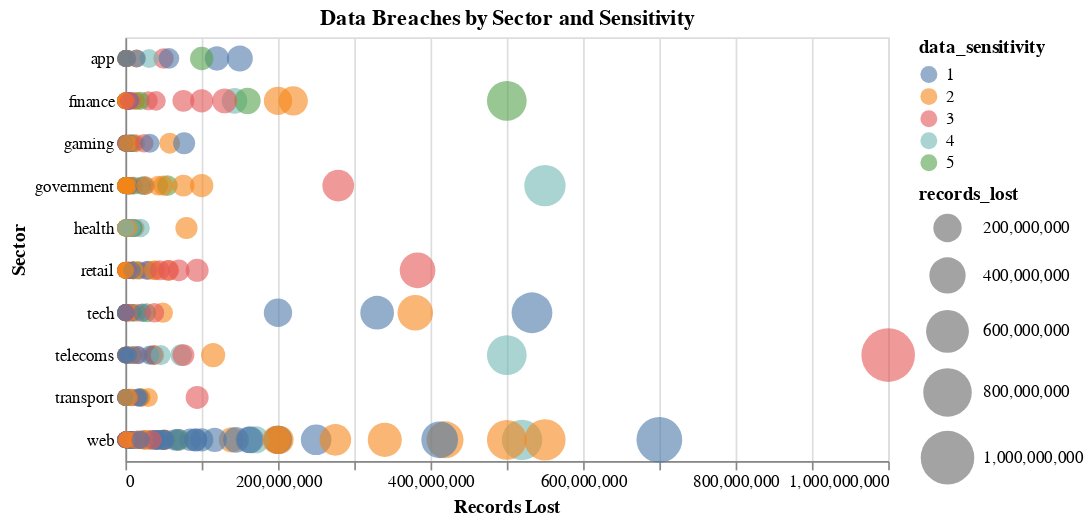

The notebook cell saved with this chart:
### Markdown cell above
### **Step 2: Customize Point Size and Opacity**

1. **Objective**: Make the plot more informative by adjusting the size of the points based on `records_lost` and setting their opacity.
2. **Instructions**:
   - **Set Point Size**: Use `size=alt.Size('records_lost:Q')` to encode the size of the points based on `records_lost`, so larger values appear bigger.
     - Use `.scale(domain=[1e6, 1e9], range=[10, 1000])` to control the scale of the point sizes from 1 million to 1 billion.
   - **Set Opacity**: Add `.mark_circle(opacity=0.6)` to make points slightly transparent.

### Code cell
alt.Chart(breaches_filtered).mark_circle(opacity = 0.6).encode(
    x=alt.X('records_lost:Q').title("Records Lost"),
    y=alt.Y('sector:N').title("Sector"),
    size=alt.Size('records_lost').scale(domain=[1e6,1e9], range = [100, 1000]), 
    color=alt.Color('data_sensitivity:N'),
    tooltip=alt.Tooltip(['organisation', 'date', 'records_lost', 'method', 'story'])
).properties(
    width = 450,
    height = 250,
    title = "Data Breaches by Sector and Sensitivity",
)

### Figure 1 — Vega-Lite specification as saved in the notebook (floating-point values rounded to 4 significant figures; data arrays with more than 128 entries replaced by an {"elided": "..."} marker saying what was removed)
{"config": {"view": {"continuousWidth": 300, "continuousHeight": 300}}, "data": {"name": "data-fb7646a690298da19bf68161e8d0cf55"}, "mark": {"type": "circle", "opacity": 0.6}, "encoding": {"color": {"field": "data_sensitivity", "type": "nominal"}, "size": {"field": "records_lost", "scale": {"domain": [1000000.0, 1000000000.0], "range": [100, 1000]}, "type": "quantitative"}, "tooltip": [{"field": "organisation", "type": "nominal"}, {"field": "date", "type": "nominal"}, {"field": "records_lost", "type": "quantitative"}, {"field": "method", "type": "nominal"}, {"field": "story", "type": "nominal"}], "x": {"field": "records_lost", "title": "Records Lost", "type": "quantitative"}, "y": {"field": "sector", "title": "Sector", "type": "nominal"}}, "height": 250, "title": "Data Breaches by Sector and Sensitivity", "width": 450, "$schema": "https://vega.github.io/schema/vega-lite/v5.20.1.json", "datasets": {"data-fb7646a690298da19bf68161e8d0cf55": {"elided": "458 records"}}}
